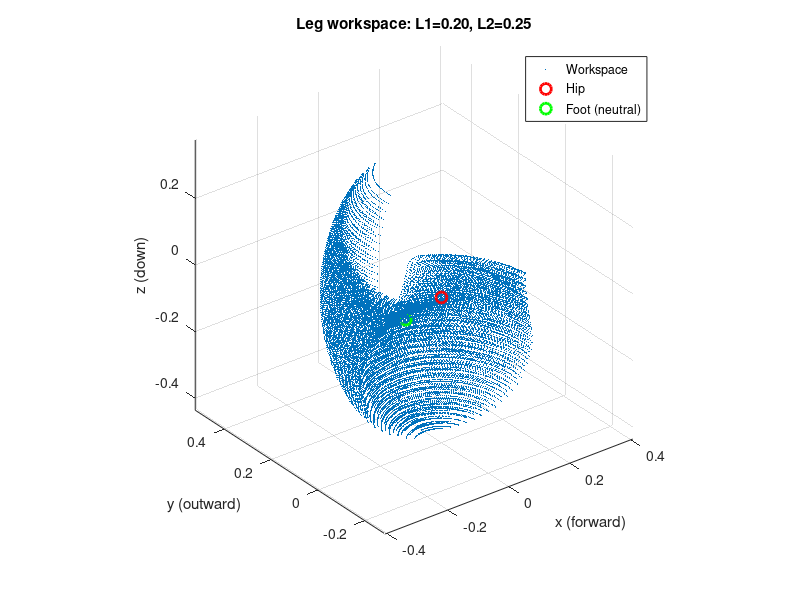

This chart was generated by the following MATLAB code:
function plot_leg_workspace(L1, L2)
% PLOT_LEG_WORKSPACE Visualize reachable workspace of a 3-link leg
%   plot_leg_workspace(0.2, 0.25)  % default lengths
%
% Samples the joint space and plots all reachable foot positions.

    if nargin < 1, L1 = 0.2; end
    if nargin < 2, L2 = 0.25; end

    nSamples = 30;
    theta1Range = linspace(-0.5, 0.5, nSamples);
    theta2Range = linspace(-1.2, 1.2, nSamples);
    theta3Range = linspace(0.3, 2.8, nSamples);

    points = zeros(nSamples^3, 3);
    idx = 1;
    for t1 = theta1Range
        for t2 = theta2Range
            for t3 = theta3Range
                [x, y, z] = legFK(t1, t2, t3, L1, L2);
                points(idx, :) = [x, y, z];
                idx = idx + 1;
            end
        end
    end

    figure('Name', 'Leg Workspace', 'NumberTitle', 'off');
    plot3(points(:,1), points(:,2), points(:,3), '.', 'MarkerSize', 3);
    hold on;
    grid on;
    axis equal;
    xlabel('x (forward)'); ylabel('y (outward)'); zlabel('z (down)');
    title(sprintf('Leg workspace: L1=%.2f, L2=%.2f', L1, L2));

    % Draw leg in neutral position
    [x0, y0, z0] = legFK(0, 0.5, 1.0, L1, L2);
    plot3(0, 0, 0, 'ro', 'MarkerSize', 8, 'LineWidth', 2);
    plot3(x0, y0, z0, 'go', 'MarkerSize', 8, 'LineWidth', 2);

    legend({'Workspace', 'Hip', 'Foot (neutral)'}, 'Location', 'best');
    fprintf('Plotted %d reachable foot positions.\n', size(points, 1));
end

function [x, y, z] = legFK(theta1, theta2, theta3, L1, L2)
    % Simplified FK using rotation + translation
    % Hip position: [0; 0; 0] in leg frame
    % Knee position after hip abduction + hip flexion
    knee = [0; L1 * cos(theta2); L1 * sin(theta2)];
    knee = [cos(theta1) -sin(theta1) 0; sin(theta1) cos(theta1) 0; 0 0 1] * knee;

    % Foot relative to knee (in knee frame, rotated by knee angle)
    footLocal = [L2 * cos(theta3); 0; -L2 * sin(theta3)];
    % Rotate foot by hip flexion + hip abduction to world
    footWorld = [cos(theta1) -sin(theta1) 0; sin(theta1) cos(theta1) 0; 0 0 1] * ...
                [cos(theta2) 0 sin(theta2); 0 1 0; -sin(theta2) 0 cos(theta2)] * footLocal;
    footPos = knee + footWorld;

    x = footPos(1); y = footPos(2); z = footPos(3);
end
